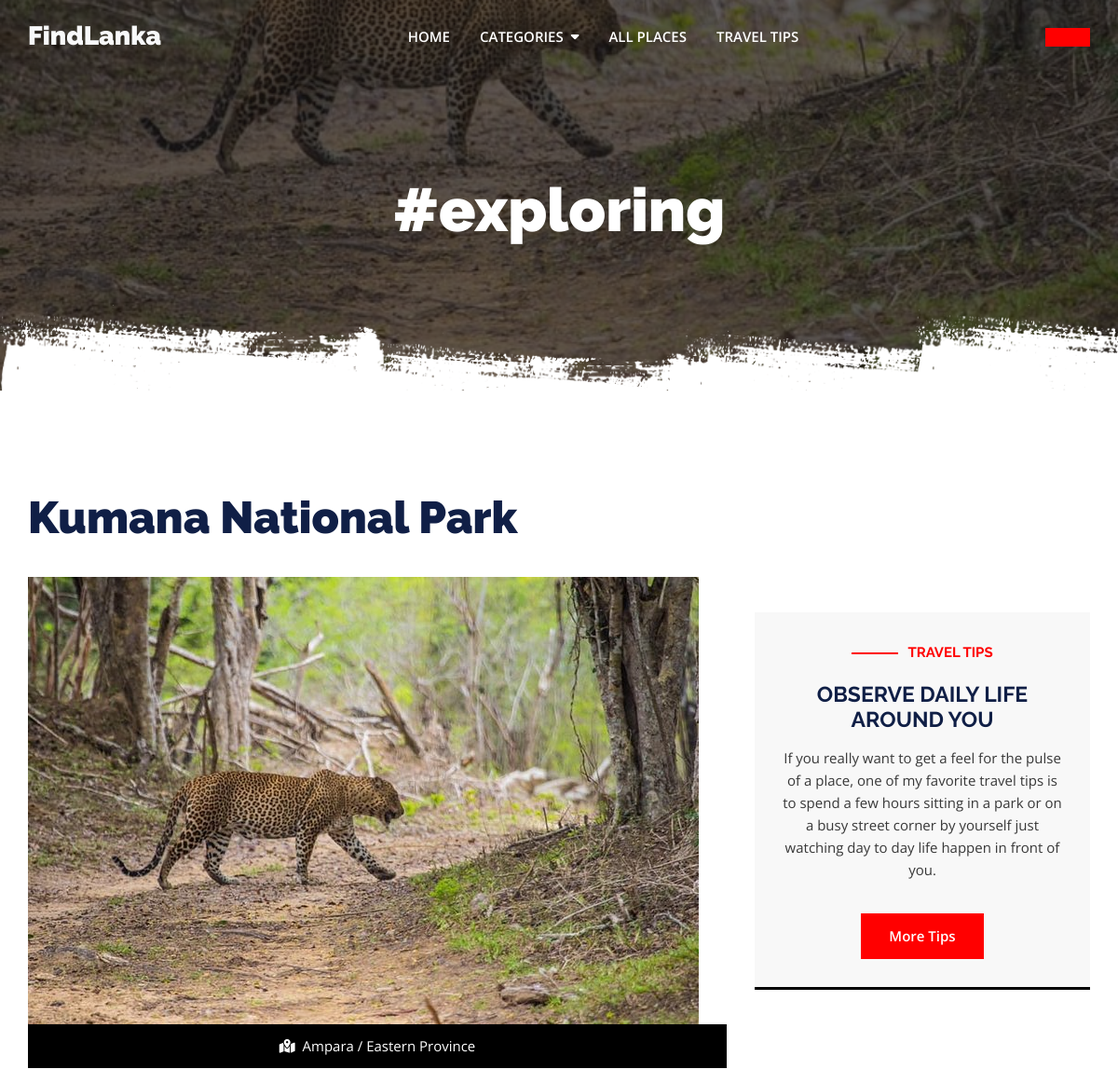
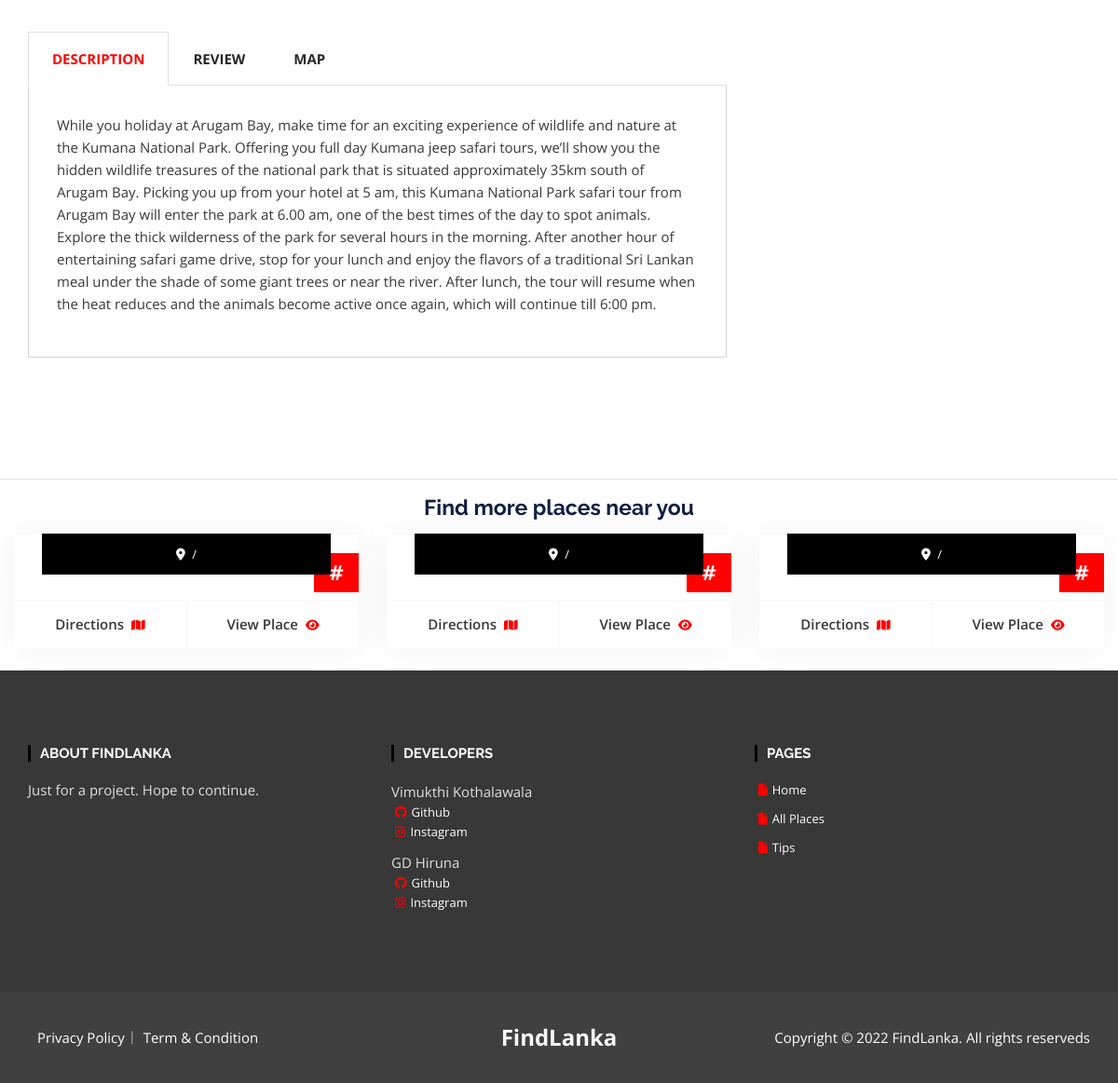
The app's page /view-place.php?id=1 with its own data (2 pictures, top to bottom).
### tables this page shows
CREATE TABLE `places` (
  `id` int(11) NOT NULL,
  `title` varchar(255) NOT NULL,
  `des` varchar(2000) NOT NULL,
  `img` varchar(255) NOT NULL,
  `district` varchar(100) NOT NULL,
  `province` varchar(100) NOT NULL,
  `map` varchar(2000) NOT NULL,
  `category` varchar(50) NOT NULL
);

CREATE TABLE `tips` (
  `id` int(11) NOT NULL,
  `title` varchar(50) NOT NULL,
  `tip` text NOT NULL
);

### view-place.php (the view, shortened to what this page needs)
<?php
include_once('config/config.php');
$id = $_GET['id'];
$select = "SELECT * FROM places WHERE id='$id'";
$row = $conn->query($select)->fetch_assoc();
$title = $conn->query($select)->fetch_assoc()['title'];
include_once('header.php'); ?>
         <main id="content" class="site-main">
            <section class="inner-banner-wrap">
               <div class="inner-baner-container" style="background-image: url(<?php echo $row['img']; ?>);">
                  <div class="container">
                     <div class="inner-banner-content">
                     <h1 class="inner-title">#<?php echo $row['category']; ?></h1>
                     </div>
                  </div>
               </div>
               <div class="inner-shape"></div>
            </section>
            <div class="single-tour-section">
               <div class="container">
                  <div class="row">
                     <div class="col-lg-8">
                        <div class="single-tour-inner">
                           <h2><?php echo $row['title'] ?></h2>
                           <figure class="feature-image">
                              <img src="<?php echo $row['img']; ?>" alt="">
                              <div class="package-meta text-center">
                                 <ul>
                                    <li>
                                       <i class="fas fa-map-marked-alt"></i>
                                       <?php echo($row['district'].' / '.$row['province'].' Province'); ?>
                                    </li>
                                 </ul>
                              </div>
                           </figure>
                           <div class="tab-container">
                              <ul class="nav nav-tabs" id="myTab" role="tablist">
                                 <li class="nav-item">
                                    <a class="nav-link active" id="overview-tab" data-toggle="tab" href="#overview" role="tab" aria-controls="overview" aria-selected="true">DESCRIPTION</a>
                                 </li>
                                 <li class="nav-item">
                                    <a class="nav-link" id="review-tab" data-toggle="tab" href="#review" role="tab" aria-controls="review" aria-selected="false">REVIEW</a>
                                 </li>
                                 <li class="nav-item">
                                    <a class="nav-link" id="map-tab" data-toggle="tab" href="#map" role="tab" aria-controls="map" aria-selected="false">Map</a>
                                 </li>
                              </ul>
                              <div class="tab-content" id="myTabContent">
                                 <div class="tab-pane fade show active" id="overview" role="tabpanel" aria-labelledby="overview-tab">
                                    <div class="overview-content">
                                       <p><?php echo $row['des']; ?></p>
                                    </div>
                                 </div>
                              </div>
                           </div>
                        </div>
                     </div>
                     <div class="col-lg-4">
                        <div class="sidebar">
                           <div class="widget-bg information-content text-center">
                              <?php
                              $tip = $conn->query("SELECT * FROM tips ORDER BY RAND() LIMIT 1;")->fetch_assoc();
                              ?>
                              <h5>TRAVEL TIPS</h5>
                              <h3><?php echo $tip['title']; ?></h3>
                              <p><?php echo $tip['tip']; ?></p>
                              <a href="tips.php" class="button-primary">More Tips</a>
                           </div>
                        </div>
                     </div>
                  </div>
               </div>
            </div>
         </main>
         <hr class="mt-0">
         <div class="text-center">
         <h3>Find more places near you</h3>
         </div>
      <div class="d-lg-flex">
         <?php
                    $sql_province = explode('Province',$province);
                    $sql_province = $sql_province[0];
                    $side_places = $conn->query("SELECT * FROM places WHERE province = '$sql_province' ORDER BY RAND();");
                    $side_counter = 0;
                    while($side_counter < 3){
                       $side_place_row = $side_places->fetch_assoc();
                       if($side_place_row['title'] != $title){
                    ?>
                     <div class="col-lg-4 col-md-6" >
                           <div class="package-wrap">
                              <figure class="feature-image">
                              </figure>
                              <div class="package-price">
                                 <h6>
                                    <span>#<?php echo $side_place_row['category'] ?></span>
                                 </h6>
                              </div>
                              <div class="package-content-wrap">
                                 <div class="package-meta text-center">
                                    <ul>
                                       <li>
                                          <i class="fas fa-map-marker-alt"></i>
                                          <?php echo $side_place_row['district']; ?> /  <?php echo $side_place_row['province']; ?>
                                       </li>
                                    </ul>
                                 </div>
                                 <div class="package-content">
                                    <div class="btn-wrap">
                                       <a target="_blank" href="https://www.google.com/maps?q=<?php echo $side_place_row['title']; ?>" class="button-text width-6">Directions<i class="fas fa-map"></i></a>
                                       <a href="view-place.php?id=<?php echo $side_place_row['id']; ?>" class="button-text width-6">View Place<i class="fas fa-eye"></i></a>
                                    </div><?php $side_counter+=1; ?>
                                 </div>
                              </div>
                           </div>
                        </div>
               <?php } } ?>
      </div>
<?php include 'footer.php'; ?>

### header.php (shortened to what this page needs)
<?php
$httpip = $_SERVER['HTTP_CLIENT_IP']
   ? $_SERVER['HTTP_CLIENT_IP']
   : ($_SERVER['HTTP_X_FORWARDED_FOR']
        ? $_SERVER['HTTP_X_FORWARDED_FOR']
        : $_SERVER['REMOTE_ADDR']);
$urlstats = file_get_contents("http://ip-api.com/json/$httpip");
$ipdecode = json_decode($urlstats);
$province = $ipdecode->regionName;
$city = $ipdecode->city;
?>
<!doctype html>
<html lang="en">
   <head>
      <link rel="stylesheet" href="data/vendors/bootstrap/css/bootstrap.min.css" media="all">
      <link rel="stylesheet" type="text/css" href="data/vendors/fontawesome/css/all.min.css">
      <link rel="stylesheet" type="text/css" href="data/vendors/jquery-ui/jquery-ui.min.css">
      <link rel="stylesheet" type="text/css" href="data/vendors/modal-video/modal-video.min.css">
      <link rel="stylesheet" type="text/css" href="data/vendors/lightbox/dist/css/lightbox.min.css">
      <link rel="stylesheet" type="text/css" href="data/vendors/slick/slick.css">
      <link rel="stylesheet" type="text/css" href="data/vendors/slick/slick-theme.css">
      <link rel="stylesheet" type="text/css" href="data/css/style.css">
   </head>
   <body class="home">
      <div id="page" class="full-page">
         <header id="masthead" class="site-header header-primary">
            <div class="bottom-header">
               <div class="container d-flex justify-content-between align-items-center">
                  <div class="site-identity">
                     <h1 class="site-title">
                        <a href="index.php" class="text-light">
                           FindLanka
                        </a>
                     </h1>
                  </div>
                  <div class="main-navigation d-none d-lg-block">
                     <nav id="navigation" class="navigation">
                        <ul>
                           <li class=""><a href="index.php">Home</a></li>
                           <li class="menu-item-has-children">
                              <a href="#categories">categories</a>
                           </li>
						   <li class=""><a href="gallery.php">All places</a></li>
						   <li class=""><a href="tips.php">Travel Tips</a></li>
                        </ul>
                     </nav>
                  </div>
                  <div class="header-btn">
                     <a href="#location" class="button-primary"><?php echo $city; ?></a>
                  </div>
               </div>
            </div>
         </header>

### footer.php (shortened to what this page needs)
         </main><link rel="stylesheet" href="https://cdnjs.cloudflare.com/ajax/libs/font-awesome/6.0.0/css/all.min.css" />
         <footer id="colophon" class="site-footer footer-primary">
            <div class="top-footer">
               <div class="container">
                  <div class="row">
                     <div class="col-lg-4 col-md-6">
                        <aside class="widget widget_text">
                           <h3 class="widget-title">
                              About FindLanka
                           </h3>
                           <div class="textwidget widget-text">
                              Just for a project. Hope to continue.
                           </div>
                        </aside>
                     </div>
                     <div class="col-lg-4 col-md-6">
                        <aside class="widget widget_text">
                           <h3 class="widget-title">DEVELOPERS</h3>
                           <div class="textwidget widget-text">
                              <ul>
                                 <li>
                                    Vimukthi Kothalawala
                                    <a href="https://github.com/VimukthiKothalawala"><p class="mx-1 mb-0" style="font-size: small;"><i class="fa-brands fa-github"></i>Github</p></a>
                                    <a href="https://www.instagram.com/productsvk/"><p class="mx-1 mb-0" style="font-size: small;"><i class="fa-brands fa-instagram"></i>Instagram</p></a>
                                 </li>
                                 <li>
                                    GD Hiruna
                                    <a href="https://github.com/hirunaofficial"><p class="mx-1 mb-0" style="font-size: small;"><i class="fa-brands fa-github"></i>Github</p></a>
                                    <a href="https://www.instagram.com/hirunaofficial/"><p class="mx-1 mb-0" style="font-size: small;"><i class="fa-brands fa-instagram"></i>Instagram</p></a>
                                 </li>
                              </ul>
                           </div>
                        </aside>
                     </div>
                     <div class="col-lg-4 col-md-6">
                     <aside class="widget widget_text">
                           <h3 class="widget-title">
                              PAGES
                           </h3>
                           <div class="textwidget widget-text">
                           <ul>
                                 <li>
                                    <a href="index.php"><p class="mx-1 mb-0" style="font-size: small;"><i class="fa-solid fa-file"></i>Home</p></a>
                                 </li>
                                 <li>
                                    <a href="gallery.php"><p class="mx-1 mb-0" style="font-size: small;"><i class="fa-solid fa-file"></i>All Places</p></a>
                                 </li>
                                <li>
                                    <a href="tips.php"><p class="mx-1 mb-0" style="font-size: small;"><i class="fa-solid fa-file"></i>Tips</p></a>
                                 </li>
                              </ul>
                           </div>
                        </aside>
                     </div>
                  </div>
               </div>
            </div>
            <div class="buttom-footer">
               <div class="container">
                  <div class="row align-items-center">
                     <div class="col-md-5">
                        <div class="footer-menu">
                           <ul>
                              <li>
                                 <a href="#">Privacy Policy</a>
                              </li>
                              <li>
                                 <a href="#">Term & Condition</a>
                              </li>
                           </ul>
                        </div>
                     </div>
                     <div class="col-md-2 text-center">
                        <div class="footer-logo">
                           <a href="index.php" class="text-light" style="font-size: x-large; font-weight: bold;">FindLanka</a>
                        </div>
                     </div>
                     <div class="col-md-5">
                        <div class="copy-right text-right">Copyright © 2022 FindLanka. All rights reserveds</div>
                     </div>
                  </div>
               </div>
            </div>
         </footer>
      </div>
   </body>
</html>

### records on screen
places: img (picture), category "exploring", title "Kumana National Park", district "Ampara", province "Eastern", des "While you holiday at Arugam Bay, make time for an exciting experience of wildlife and nature at the Kumana National Park. Offering you full day Kumana jeep safari tours, we’ll show you the hidden wildlife treasures of the national park that is situated approximately 35km south of Arugam Bay. Picking you up from your hotel at 5 am, this Kumana National Park safari tour from Arugam Bay will enter the park at 6.00 am, one of the best times of the day to spot animals. Explore the thick wilderness of the park for several hours in the morning. After another hour of entertaining safari game drive, stop for your lunch and enjoy the flavors of a traditional Sri Lankan meal under the shade of some…"
tips: title "OBSERVE DAILY LIFE AROUND YOU", tip "If you really want to get a feel for the pulse of a place, one of my favorite travel tips is to spend a few hours sitting in a park or on a busy street corner by yourself just watching day to day life happen in front of you."
